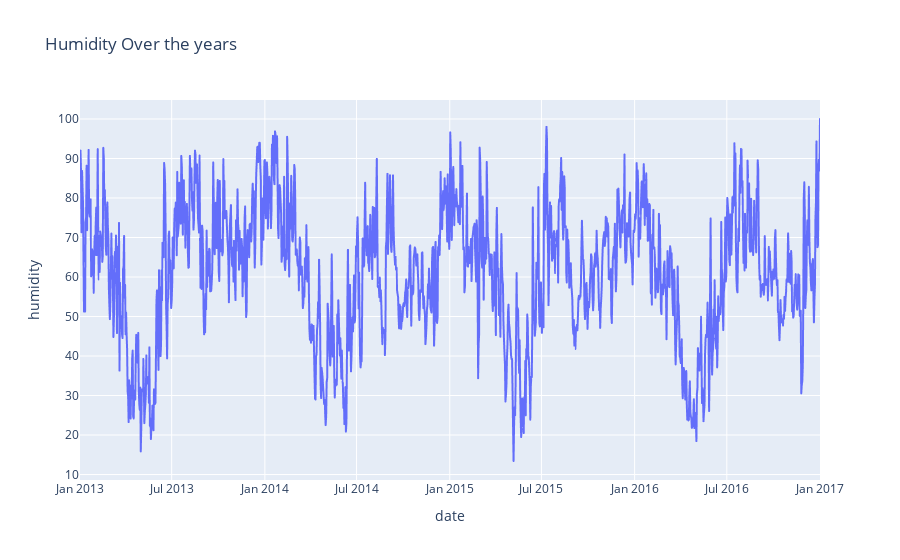

Notebook code for this chart:
### Markdown cell above
# Humidity over the years

### Code cell
figure2 = px.line(df,x = 'date', y = 'humidity', title = 'Humidity Over the years')
figure2.show()

### Figure 1 — Plotly figure (JSON) as saved in the notebook; plotly's stock layout.template omitted (floating-point values rounded to 4 significant figures; data arrays with more than 128 entries replaced by an {"elided": "..."} marker saying what was removed)
{"data": [{"hovertemplate": "date=%{x}<br>humidity=%{y}<extra></extra>", "legendgroup": "", "line": {"color": "#636efa", "dash": "solid"}, "marker": {"symbol": "circle"}, "mode": "lines", "name": "", "showlegend": false, "type": "scattergl", "x": {"elided": "1462 str values"}, "xaxis": "x", "y": {"elided": "1462 float values"}, "yaxis": "y"}], "layout": {"legend": {"tracegroupgap": 0}, "title": {"text": "Humidity Over the years"}, "xaxis": {"anchor": "y", "domain": [0, 1], "title": {"text": "date"}}, "yaxis": {"anchor": "x", "domain": [0, 1], "title": {"text": "humidity"}}}}
